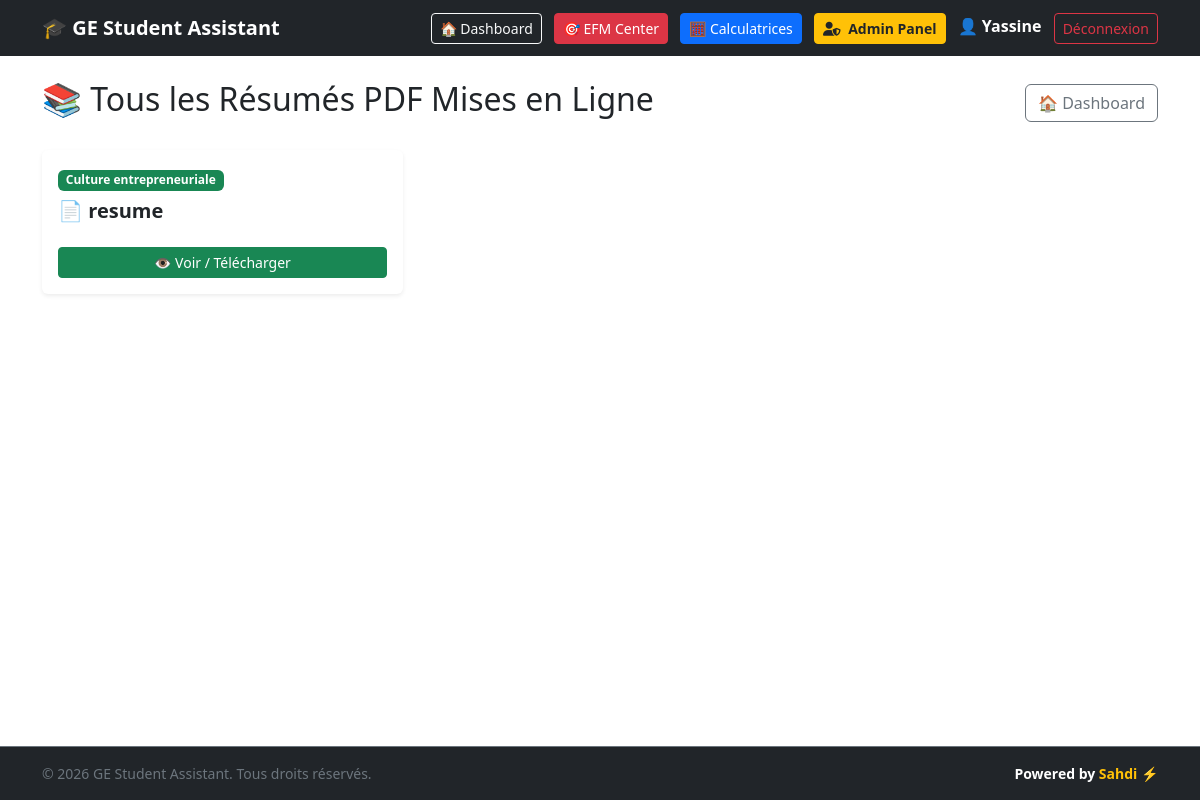
The page /all-resumes (signed in) on the database as committed earlier.
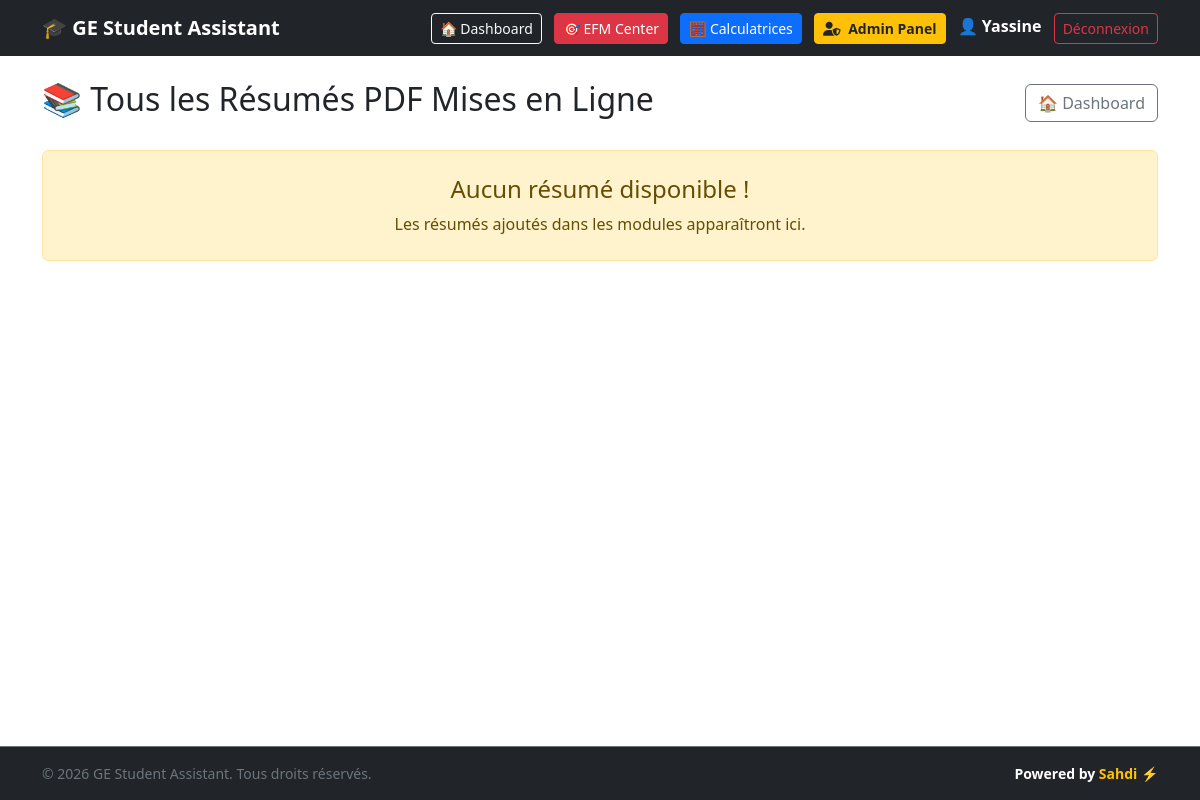
The same page on the database as committed later.
### tables this page shows
CREATE TABLE resumes (
            id INTEGER PRIMARY KEY AUTOINCREMENT,
            module_id INTEGER NOT NULL,
            title TEXT NOT NULL,
            filename TEXT NOT NULL,
            created_at TIMESTAMP DEFAULT CURRENT_TIMESTAMP, user_id INTEGER DEFAULT 1,
            FOREIGN KEY (module_id) REFERENCES modules(id)
        );

CREATE TABLE modules (
            id INTEGER PRIMARY KEY AUTOINCREMENT,
            name TEXT NOT NULL,
            type TEXT NOT NULL,
            icon TEXT
        );

### app.py (the view)
@app.route("/all-resumes")
def all_resumes():
    if not g.user:
        return redirect("/login")
    conn = get_db()
    resumes = conn.execute("""
        SELECT resumes.*, modules.name as module_name
        FROM resumes
        LEFT JOIN modules ON resumes.module_id = modules.id
        ORDER BY resumes.id DESC
    """).fetchall()
    conn.close()
    return render_template("all_resumes.html", resumes=resumes)

### app.py (called while the page is built)
def get_db():
    conn = sqlite3.connect("database.db")
    conn.row_factory = sqlite3.Row
    return conn

@app.before_request
def load_logged_in_user():
    user_id = session.get("user_id")
    if user_id is None:
        g.user = None
    else:
        conn = get_db()
        g.user = conn.execute("SELECT * FROM users WHERE id = ?", (user_id,)).fetchone()
        conn.close()

### templates/all_resumes.html (shortened to what this page needs)
{% extends "base.html" %}
{% block content %}
<div class="d-flex justify-content-between align-items-center mb-4">
    <h2>📚 Tous les Résumés PDF Mises en Ligne</h2>
    <a href="/" class="btn btn-outline-secondary">🏠 Dashboard</a>
</div>
{% if resumes %}
    <div class="row g-3">
        {% for r in resumes %}
        <div class="col-md-6 col-lg-4">
            <div class="card shadow-sm h-100 border-0">
                <div class="card-body d-flex flex-column justify-content-between">
                    <div>
                        <span class="badge bg-success mb-2">
                            {{ r['module_name'] if r['module_name'] else 'Général' }}
                        </span>
                        <h5 class="card-title fw-bold text-dark">📄 {{ r['title'] }}</h5>
                    </div>
                    <div class="mt-3">
                        <a href="/uploads/{{ r['filename'] }}" target="_blank" class="btn btn-sm btn-success w-100">
                            👁️ Voir / Télécharger
                        </a>
                    </div>
                </div>
            </div>
        </div>
        {% endfor %}
    </div>
{% else %}
    <div class="alert alert-warning text-center py-4">
        <h4>Aucun résumé disponible !</h4>
        <p class="mb-0">Les résumés ajoutés dans les modules apparaîtront ici.</p>
    </div>
{% endif %}
{% endblock %}

Rows that differ between the two databases and show on the page:
removed resumes: name "Culture entrepreneuriale", title "resume"
Other text that changed with them:
text now shown: "Aucun résumé disponible ! Les résumés ajoutés dans les modules apparaîtront ici."
